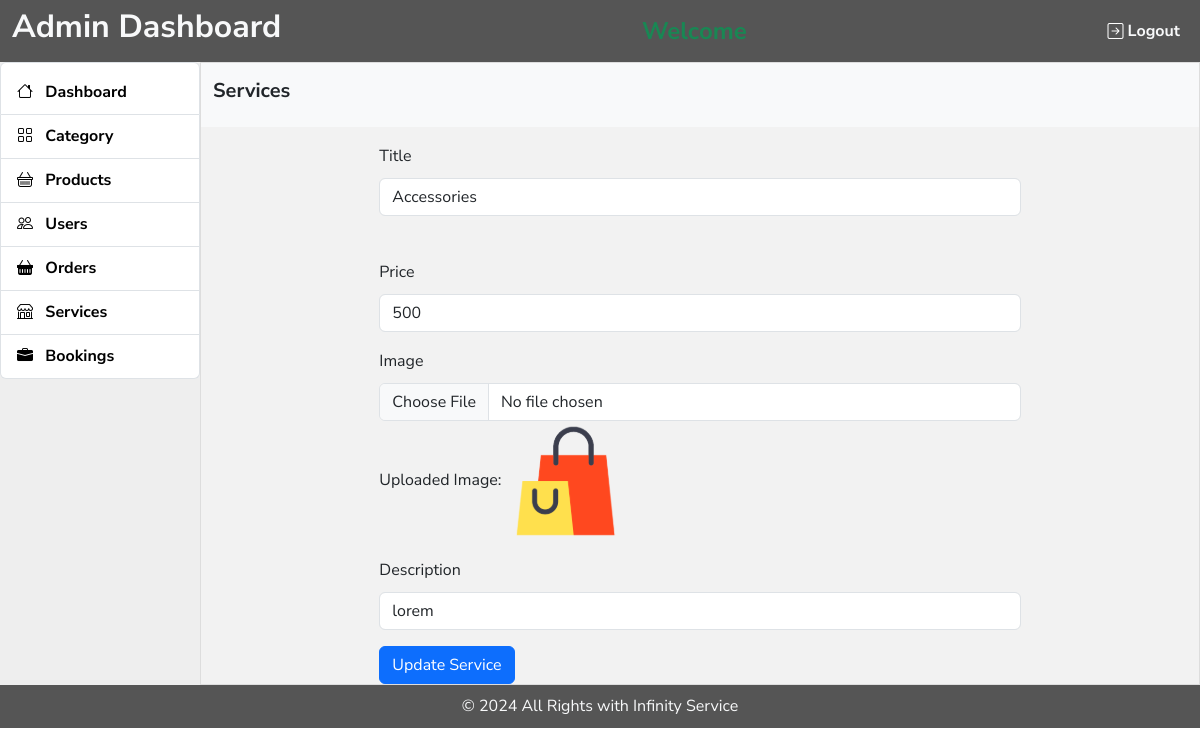
The app's page /services_form.php?eid=3 with its own data.
### tables this page shows
CREATE TABLE `services` (
  `id` int(11) NOT NULL,
  `title` varchar(20) DEFAULT NULL,
  `price` float DEFAULT NULL,
  `image` varchar(255) DEFAULT NULL,
  `description` longtext DEFAULT NULL
);

### services_form.php (the view, shortened to what this page needs)
<?php
require 'connection.php';
$id = $_GET['eid'];
$sql = "SELECT * FROM Services WHERE id = $id";
$service = $conn->query($sql);
$service = $service->fetch_assoc();
?>
<?php include 'dashboard_top.php'; ?>
<div class="col-md-10" style="background:#f2f2f2; min-height:600px; border:1px solid #dddddd">
      <div class="row">
            <div class="col-12 py-3 bg-light">
                  <h5>Services</h5>
            </div>
      </div>
      <div class="row pt-3">
            <div class="col-md-8 offset-md-2">
                  <form action="<?php $_SERVER['PHP_SELF'] ?>" method="POST" enctype="multipart/form-data">
                        <div class="form-group mb-3">
                              <label class="form-label">Title</label>
                              <input type="text" name="title" class="form-control"
                                    value="<?php echo $service['title']; ?>">
                                    <br>
                        </div>
                        <div class="form-group mb-3">
                              <label class="form-label">Price</label>
                              <input type="text" name="price" class="form-control"
                                    value="<?php echo $service['price']; ?>">
                        </div>
                        <div class="form-group mb-3">
                              <label class="form-label">Image</label>
                              <input type="file" name="image" class="form-control"
                                    value="<?php echo $service['image']; ?>">
                              <div>Uploaded Image: <img src="<?php echo $service['image']; ?>" style="height: 120px;width: 120px; object-fit: contain" alt=""> </div>
                        </div>
                        <div class="form-group mb-3">
                              <label class="form-label">Description</label>
                              <input type="text" name="description" class="form-control"
                                    value="<?php echo $service['description']; ?>">
                        </div>
                        <div class="form-group">
                              <input type="submit" name="btnUpdateService" class="btn btn-primary"
                                    value="Update Service" />
                        </div>
                  </form>
            </div>
      </div>
</div>
<?php include 'dashboard_bottom.php'; ?>

### css/style.css (style rules this page uses)
* { margin: 0; padding: 0; box-sizing: border-box; }
:root { --black: #000; --bg: #555555; --primary: rgb(64, 117, 212); --darkprimary: #375da1; --white: #fff; --red: #dc3545; }
body { font-family: "Nunito Sans", sans-serif !important; font-size: 16px !important; line-height: 27px !important; font-weight: 400 !important; }
h1, h2, h3, h4, h5, h6 { font-weight: 700 !important; }

### records on screen
services: title "Accessories", price "500", image (picture), description "lorem"
